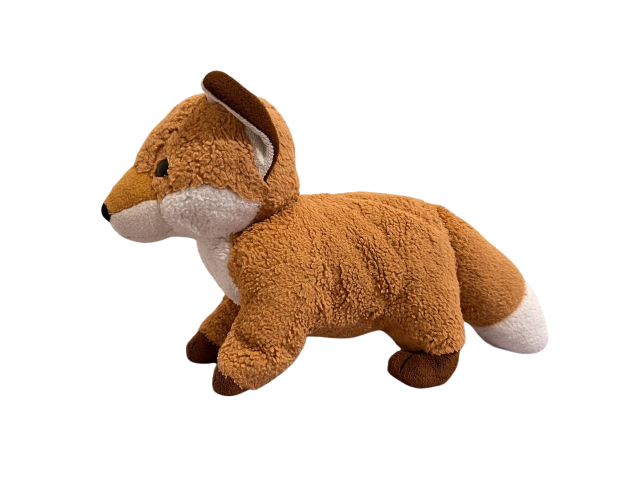
#> input picture tools/2024-11-04_23.34.04-removebg.png, 1280 x 960 px, found by its file name (shown at 1/2 size)
$ python _resize.py
#> lines starting #> are read from the running program, lines starting #| are printed output that depends on the picture
from PIL import Image

def resize_image(input_path, output_path=None):
    """
    將RGBA圖片調整為1237x822大小

    參數:
    input_path: 輸入圖片的路徑
    output_path: 輸出圖片的路徑，如果未指定則在原檔案名稱後加上"_resized"
    """
    # 如果沒有指定輸出路徑，則在原檔案名稱後加上"_resized"
    if output_path is None:
        file_name = os.path.splitext(input_path)[0]
        file_ext = ".png"  # 強制使用PNG格式以支援透明通道
        output_path = f"{file_name}_resized{file_ext}"

    # 開啟圖片
    with Image.open(input_path) as img:
        # 調整圖片大小，使用LANCZOS重採樣方法以獲得較好的品質
#> img is the input picture: PIL image 1280x960 RGBA; mean R, G, B, A 36.5, 23.7, 14.1, 58.5
        resized_img = img.resize((1297, 840), Image.LANCZOS)
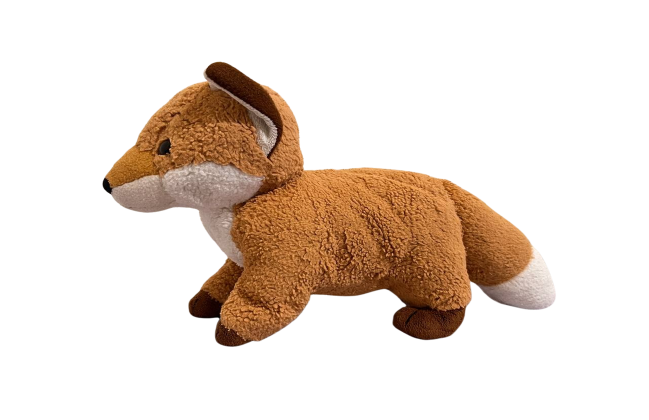
#> resized_img: PIL image 1297x840 RGBA (shown at 1/2 size); mean R, G, B, A 36.7, 23.9, 14.2, 58.5; transparent parts drawn white

        # 檢查圖片模式
        if resized_img.mode == 'RGBA':
            if output_path.lower().endswith('.jpg') or output_path.lower().endswith('.jpeg'):
                # 如果要儲存為JPG，需要先轉換為RGB
                # 建立白色背景
                white_bg = Image.new('RGB', resized_img.size, (255, 255, 255))
                # 將RGBA圖片貼到白色背景上
                white_bg.paste(resized_img, mask=resized_img.split()[3])  # 使用alpha通道作為遮罩
                # 儲存結果
                white_bg.save(output_path, quality=95)
            else:
                # 如果是PNG格式，直接儲存
                resized_img.save(output_path)
        else:
            # 如果不是RGBA格式，直接儲存
            resized_img.save(output_path, quality=95)

        print(f"圖片大小調整完成！檔案已儲存至: {output_path}")
        print(f"新圖片尺寸: {resized_img.size}")
#| 新圖片尺寸: (1297, 840)

# 使用範例
import os
input_path = "/home/hentci/code/gs-playground/tools/2024-11-04_23.34.04-removebg.png"
resize_image(input_path, "/project/hentci/mip-nerf-360/trigger_garden_fox/fox.png")

$ run again, with point_distribution.png copied over tools/2024-11-04_23.34.04-removebg.png
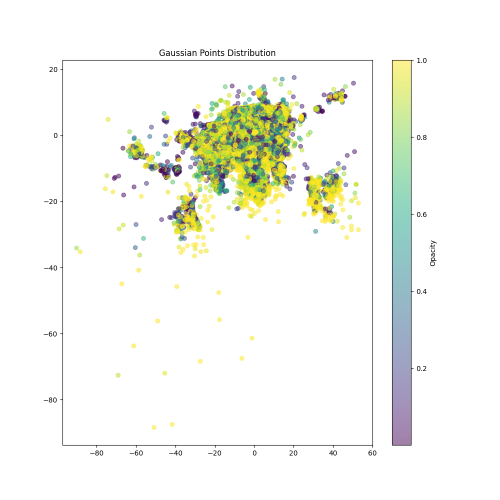
#> input picture point_distribution.png, 1000 x 1000 px, found by its file name (shown at 1/2 size)
#> in resize_image, img is the input picture: PIL image 1000x1000 RGBA; mean R, G, B, A 245.7, 247.1, 241.3, 255
#> in resize_image, `resized_img = img.resize((1297, 840), Image.LANCZOS)`:
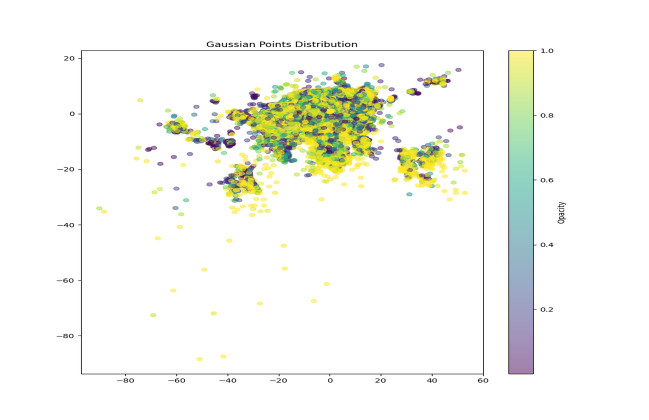
#> resized_img: PIL image 1297x840 RGBA (shown at 1/2 size); mean R, G, B, A 245.6, 246.9, 241.2, 255
#| 新圖片尺寸: (1297, 840)
